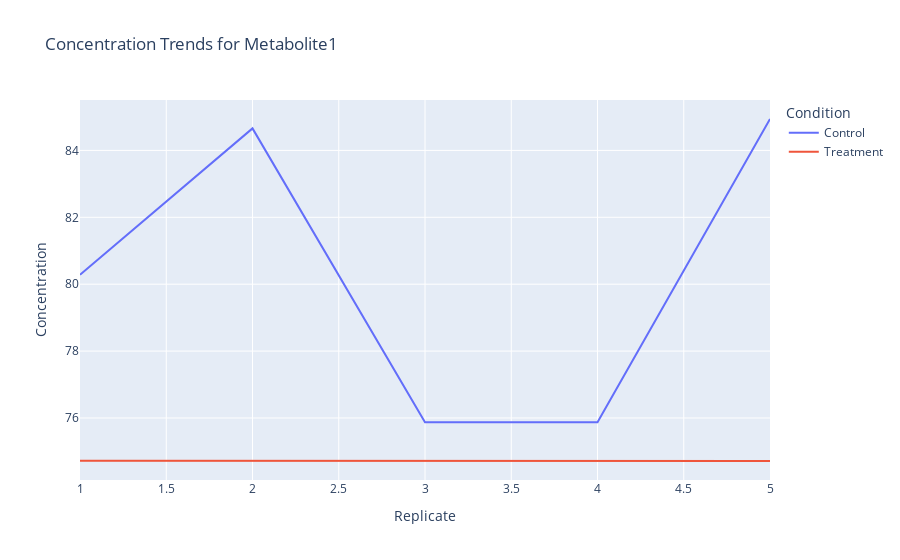

Source (notebook cell):
### Code cell
import plotly.express as px
# Function to plot plotly interactive line plot
def plot_plotly_interactive_line_plot(df):
    # Plotly Interactive Line Plot
    metabolite = df['Metabolite'].unique()[0]  # Select a specific Metabolite
    metabolite_df = df[df['Metabolite'] == metabolite]
    fig = px.line(metabolite_df, x='Replicate', y='Concentration', color='Condition', title=f'Concentration Trends for {metabolite}')
    fig.show()
plot_plotly_interactive_line_plot(df)

### Figure 1 — Plotly figure (JSON) as saved in the notebook; plotly's stock layout.template omitted (floating-point values rounded to 4 significant figures)
{"data": [{"hovertemplate": "Condition=Control<br>Replicate=%{x}<br>Concentration=%{y}<extra></extra>", "legendgroup": "Control", "line": {"color": "#636efa", "dash": "solid"}, "marker": {"symbol": "circle"}, "mode": "lines", "name": "Control", "orientation": "v", "showlegend": true, "type": "scatter", "x": [1, 2, 3, 4, 5], "xaxis": "x", "y": [80.28, 84.66, 75.87, 75.87, 84.94], "yaxis": "y"}, {"hovertemplate": "Condition=Treatment<br>Replicate=%{x}<br>Concentration=%{y}<extra></extra>", "legendgroup": "Treatment", "line": {"color": "#EF553B", "dash": "solid"}, "marker": {"symbol": "circle"}, "mode": "lines", "name": "Treatment", "orientation": "v", "showlegend": true, "type": "scatter", "x": [1, 2, 3, 4, 5], "xaxis": "x", "y": [74.72, 74.72, 74.72, 74.73, 74.71], "yaxis": "y"}], "layout": {"legend": {"title": {"text": "Condition"}, "tracegroupgap": 0}, "title": {"text": "Concentration Trends for Metabolite1"}, "xaxis": {"anchor": "y", "domain": [0, 1], "title": {"text": "Replicate"}}, "yaxis": {"anchor": "x", "domain": [0, 1], "title": {"text": "Concentration"}}}}
